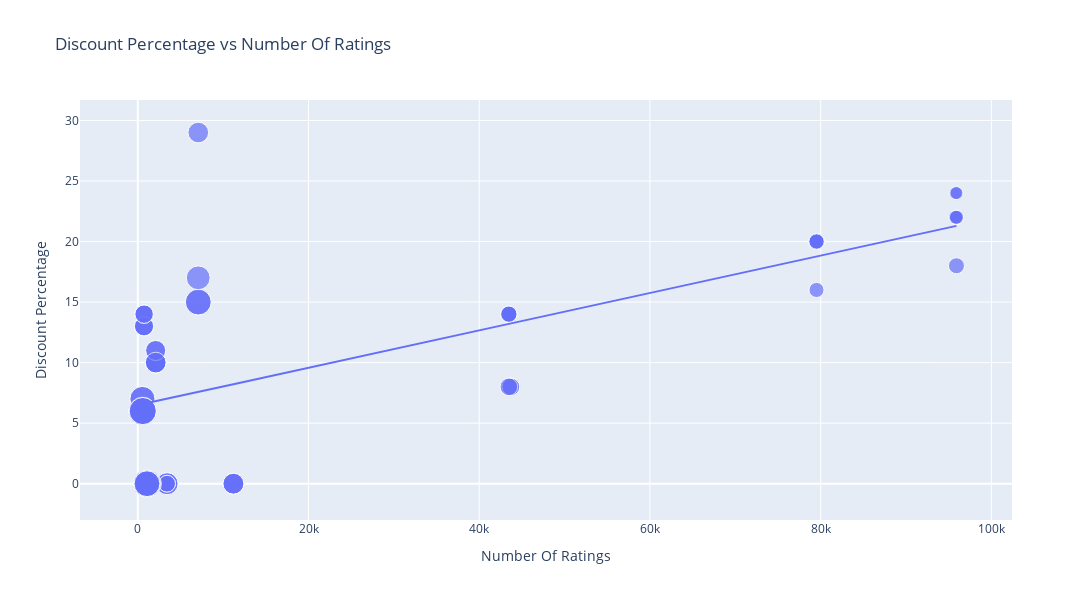

Notebook code for this chart:
### Markdown cell above
### What is the relationship between the discount percentage and the number of ratings?

### Code cell
# 5.What is the relationship between the discount percentage and the number of ratings?
# plot a scatter plot of the discount percentage and the number of ratings
fig = px.scatter(df, y='Discount Percentage', x='Number Of Ratings', size='Sale Price' , trendline='ols', title='Discount Percentage vs Number Of Ratings')
fig.update_layout(width=1200, height=600)
fig.show()

# Save the plot as an img in notebook
from IPython.display import Image , display
display(Image(filename='discount_percentage_vs_number_of_ratings.png'))

### Figure 1 — Plotly figure (JSON) as saved in the notebook; plotly's stock layout.template omitted (floating-point values rounded to 4 significant figures)
{"data": [{"hovertemplate": "Number Of Ratings=%{x}<br>Discount Percentage=%{y}<br>Sale Price=%{marker.size}<extra></extra>", "legendgroup": "", "marker": {"color": "#636efa", "size": [49900, 84900, 84900, 77000, 77000, 49900, 49900, 77000, 89900, 41999, 39999, 41999, 41999, 41999, 131900, 117100, 131900, 117100, 74999, 117900, 117100, 117900, 99900, 44999, 140900, 130900, 64900, 120900, 59900, 75900, 110900, 130900, 120900, 64900, 64900, 75900, 75900, 120900, 59900, 120900, 75900, 140900, 70900, 70900, 75900, 59900, 110900, 120900, 130900, 130900, 54999, 54999, 29999, 34999, 34999, 34999, 54999, 29999, 46999, 46999, 46999, 46999], "sizemode": "area", "sizeref": 352.2, "symbol": "circle"}, "mode": "markers", "name": "", "orientation": "v", "showlegend": false, "type": "scatter", "x": [3431, 3431, 3431, 11202, 11202, 3431, 3431, 11202, 1454, 79512, 79512, 79582, 79512, 79512, 1078, 1078, 1078, 1078, 7088, 7088, 1078, 7088, 7081, 95909, 542, 580, 740, 545, 740, 2101, 545, 580, 580, 730, 730, 2101, 2101, 580, 740, 580, 2092, 545, 2101, 2092, 2101, 740, 545, 580, 580, 580, 43707, 43707, 95807, 95909, 95807, 95909, 43470, 95909, 43470, 43470, 43470, 43470], "xaxis": "x", "y": [0, 0, 0, 0, 0, 0, 0, 0, 0, 20, 16, 20, 20, 20, 0, 0, 0, 0, 29, 15, 0, 15, 17, 18, 6, 6, 13, 6, 14, 10, 7, 6, 6, 13, 13, 10, 10, 6, 14, 6, 10, 6, 11, 11, 10, 14, 7, 6, 6, 6, 8, 8, 24, 22, 22, 22, 8, 24, 14, 14, 14, 14], "yaxis": "y"}, {"hovertemplate": "<b>OLS trendline</b><br>Discount Percentage = 0.000154292 * Number Of Ratings + 6.49233<br>R<sup>2</sup>=0.468988<br><br>Number Of Ratings=%{x}<br>Discount Percentage=%{y} <b>(trend)</b><extra></extra>", "legendgroup": "", "marker": {"color": "#636efa", "symbol": "circle"}, "mode": "lines", "name": "", "showlegend": false, "type": "scatter", "x": [542, 545, 545, 545, 545, 580, 580, 580, 580, 580, 580, 580, 580, 730, 730, 740, 740, 740, 740, 1078, 1078, 1078, 1078, 1078, 1454, 2092, 2092, 2101, 2101, 2101, 2101, 2101, 3431, 3431, 3431, 3431, 3431, 7081, 7088, 7088, 7088, 11202, 11202, 11202, 43470, 43470, 43470, 43470, 43470, 43707, 43707, 79512, 79512, 79512, 79512, 79582, 95807, 95807, 95909, 95909, 95909, 95909], "xaxis": "x", "y": [6.576, 6.576, 6.576, 6.576, 6.576, 6.582, 6.582, 6.582, 6.582, 6.582, 6.582, 6.582, 6.582, 6.605, 6.605, 6.607, 6.607, 6.607, 6.607, 6.659, 6.659, 6.659, 6.659, 6.659, 6.717, 6.815, 6.815, 6.816, 6.816, 6.816, 6.816, 6.816, 7.022, 7.022, 7.022, 7.022, 7.022, 7.585, 7.586, 7.586, 7.586, 8.221, 8.221, 8.221, 13.2, 13.2, 13.2, 13.2, 13.2, 13.24, 13.24, 18.76, 18.76, 18.76, 18.76, 18.77, 21.27, 21.27, 21.29, 21.29, 21.29, 21.29], "yaxis": "y"}], "layout": {"height": 600, "legend": {"itemsizing": "constant", "tracegroupgap": 0}, "title": {"text": "Discount Percentage vs Number Of Ratings"}, "width": 1200, "xaxis": {"anchor": "y", "domain": [0, 1], "title": {"text": "Number Of Ratings"}}, "yaxis": {"anchor": "x", "domain": [0, 1], "title": {"text": "Discount Percentage"}}}}
